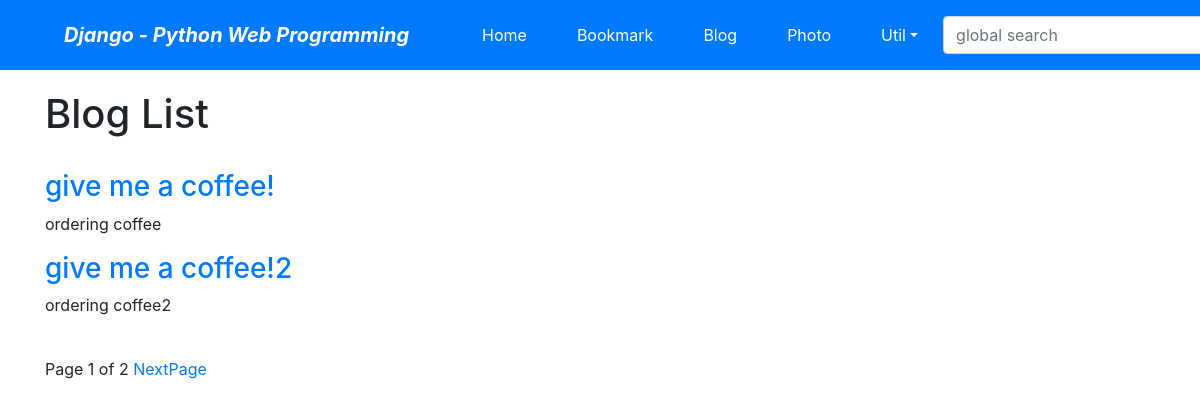
Screenshot of /blog/ with the database file from the repository.
### blog/models.py (models this page shows)
class Post(models.Model):
    title = models.CharField(verbose_name='TITLE', max_length=50)
    slug = models.SlugField('SLUG', unique=True, allow_unicode=True, help_text='one word for title alias.')
    description = models.CharField('DESCRIPTION', max_length=100, blank=True, help_text='simple description text.')
    content = models.TextField('CONTENT')
    create_dt = models.DateTimeField('CREATE DATE', auto_now_add=True)
    modify_dt = models.DateTimeField('MODIFY DATE', auto_now=True)

### blog/views.py (the view)
# urls.py: path('', views.PostLV.as_view(), name='index'),
class PostLV(ListView):
    model = Post
    template_name = 'blog/post_all.html'
    context_object_name = 'posts'
    paginate_by = 2

### blog/templates/blog/post_all.html (shortened to what this page needs)
{% extends "base.html" %}
{% block content %}
    <h1>Blog List</h1>
    <br>
    {% for post in posts %}
        <h3><a href="{% url 'blog:post_detail' post.slug %}">{{ post.title }}</a></h3>
        <p>{{ post.description }}</p>
    {% endfor %}
    <br>
    <div>
        <span>
            Page {{ page_obj.number }} of {{ page_obj.paginator.num_pages }}
            {% if page_obj.has_next %}
                <a href="?page={{ page_obj.next_page_number }}">NextPage</a>
            {% endif %}
        </span>
    </div>
{% endblock %}

### rows the page displays
Post: title "give me a coffee!", description "ordering coffee"
Post: title "give me a coffee!2", description "ordering coffee2"

### other values shown
{{ page_obj.number }} "1"
{{ page_obj.paginator.num_pages }} "2"
